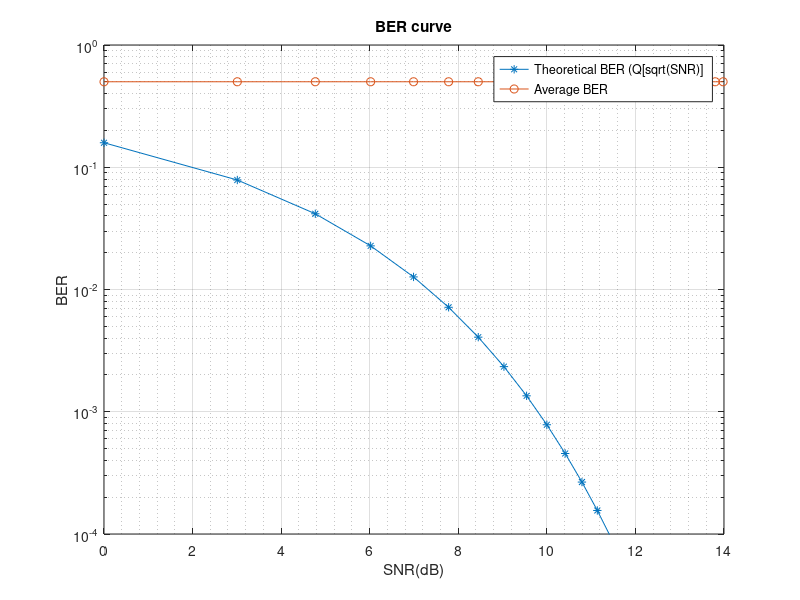
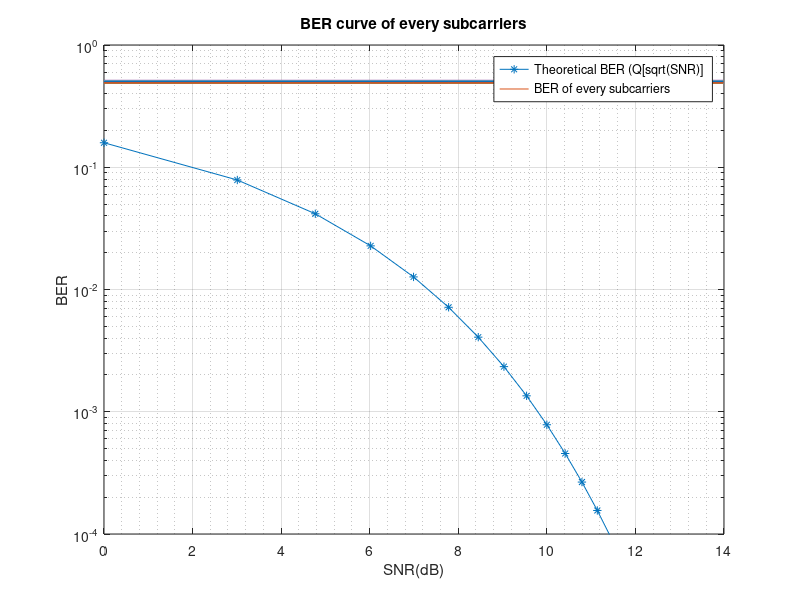

The MATLAB script that drew these images, in order:


%%  Assumption on data
clear all
bits_num=10^4;    % # of bits
fft_size=64;          % fft size
input=rand(64,bits_num)>0.5;     
X=input*2-1;       % X:Input bits


%% Channel assumption
h=[1 -0.5];      % AWGN channel impulse response
H=fft(h,fft_size);   % AWGN channel frequency response
H_matrix=diag(H);    % Frequency domain matrix  
CP_size=2;           % Length of CP

%% SNR
OFDM_symbol_power=1;
SNR=1:25;                % SNR = 1/(2*noise power on each part)
noise_pow=1./(SNR);  % noise power = 1/(2*SNR)
BER = zeros(fft_size,length(SNR));
%%
for j=1:length(SNR)
    error_num=zeros(fft_size,1);
    for i=1:bits_num
        %% TX
        x=ifft(X(:,i),fft_size)*sqrt(fft_size);     % x = ifft(X)
        x=[x(fft_size-CP_size+1:end);x];       % add CP
        %% Channel, y: Received signal, Q: Convolution matrix
        w=sqrt(noise_pow(j))*randn(fft_size+CP_size+length(h)-1,1)+sqrt(-1)*sqrt(noise_pow(j))*randn(fft_size+CP_size+length(h)-1,1); 
        y=conv(h,x)+w;
        
        %% RX
        Y=fft(y(CP_size+1:end),fft_size)/sqrt(fft_size);     % Y = fft(y)
        X2=inv(H_matrix)*Y;      % X2=Y/H (Equalization)
        %% Detection
        Output(X2>=0)=1;
        Output(X2<0)=-1;
        error_num = error_num + (transpose(Output)~=X(:,i));
    end
    BER(:,j)=error_num/bits_num;
end
average_BER=mean(BER);
%%
figure(1)
theoretical_BER=qfunc(sqrt(SNR));  % Theoretical BER
semilogy(10*log10(SNR),theoretical_BER,'-*');
hold on
semilogy(10*log10(SNR),average_BER,'-o');
legend('Theoretical BER (Q[sqrt(SNR)]','Average BER')
title('BER curve');
xlabel('SNR(dB)');ylabel('BER');
grid minor
grid on
ylim([10^-4 1]);
figure(2)
semilogy(10*log10(SNR),theoretical_BER,'-*');
hold on
semilogy(10*log10(SNR),BER);
legend('Theoretical BER (Q[sqrt(SNR)]','BER of every subcarriers')
title('BER curve of every subcarriers');
xlabel('SNR(dB)');ylabel('BER');
grid minor
grid on
ylim([10^-4 1]);


